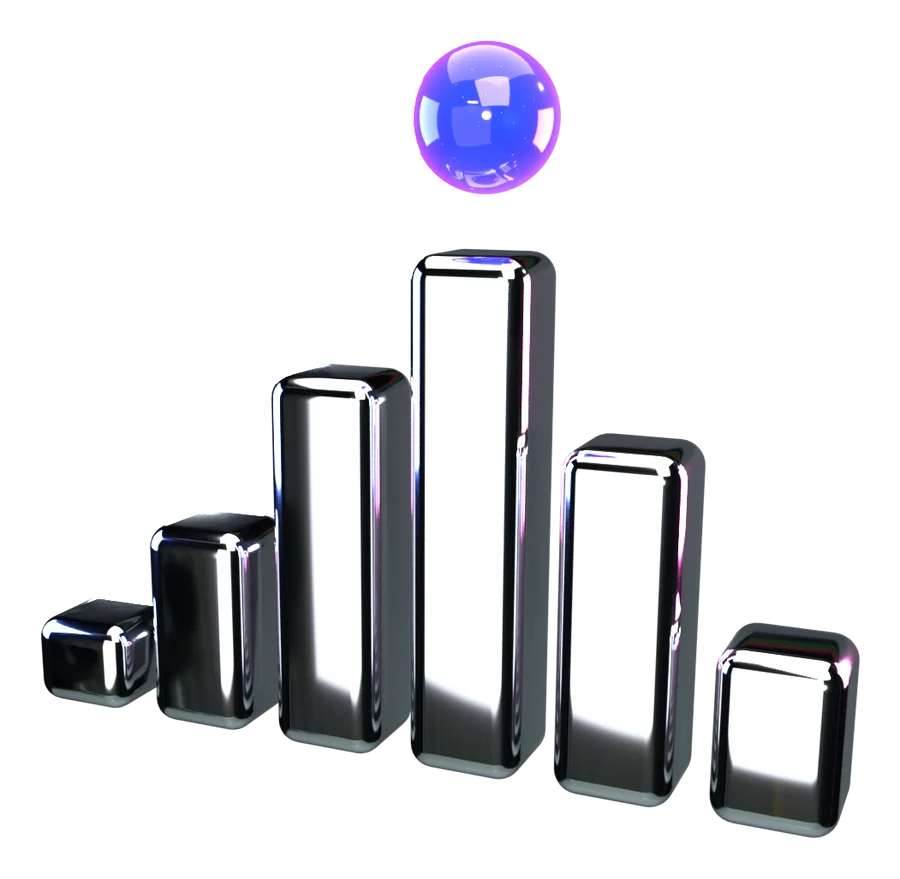
#> input picture src/course/art/course-descriptive.webp, 900 x 879 px
$ python to_webp.py ../../src/course/art/course-descriptive.webp ../../src/course/art/course-distributions.webp
#> lines starting #> are read from the running program, lines starting #| are printed output that depends on the picture
#> in main, image is the input picture: PIL image 900x879 RGBA; mean R, G, B, A 46.1, 46.3, 50.7, 81.8
"""PNG с прозрачностью → WebP (Pillow). Обрезает пустые прозрачные поля и уменьшает до нужной ширины.

python tools/render/to_webp.py <in.png> <out.webp> [--width 1000] [--no-trim] [--pad 0.05]
python tools/render/to_webp.py --frames <in_dir> <out_dir> --width 960   # кадры анимации без обрезки
"""
import argparse
import os

from PIL import Image


def trim(image, pad):
#> called with pad = 0.05
    box = image.getchannel('A').point(lambda a: 255 if a > 8 else 0).getbbox()
#> box = (41, 40, 860, 838)
    if not box:
        return image
    left, top, right, bottom = box
#> left = 41; top = 40; right = 860; bottom = 838
    margin = int(max(right - left, bottom - top) * pad)
#> margin = 40
    return image.crop((max(0, left - margin), max(0, top - margin),
                       min(image.width, right + margin), min(image.height, bottom + margin)))
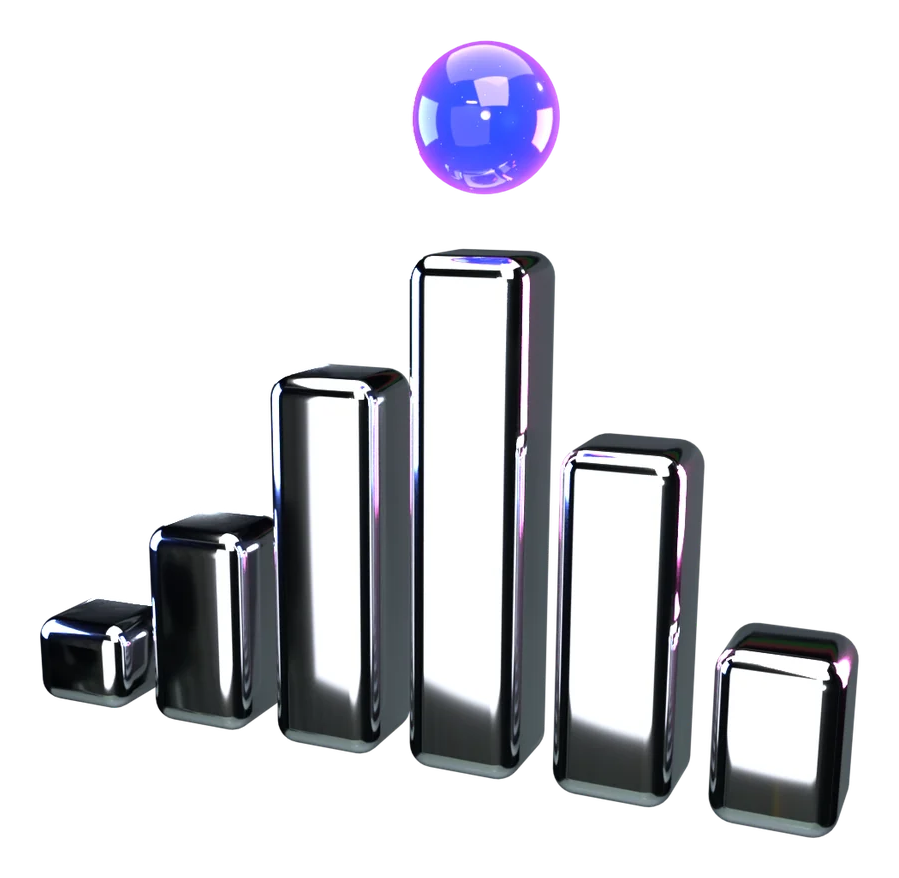
#> returned value: PIL image 899x878 RGBA; mean R, G, B, A 46.2, 46.4, 50.8, 81.9; transparent parts drawn white


def shrink(image, width):
    if width and image.width > width:
        image = image.resize((width, round(image.height * width / image.width)), Image.LANCZOS)
    return image


def main():
    parser = argparse.ArgumentParser()
    parser.add_argument('source')
    parser.add_argument('target')
    parser.add_argument('--width', type=int, default=0)
    parser.add_argument('--pad', type=float, default=0.05)
    parser.add_argument('--no-trim', action='store_true')
    parser.add_argument('--frames', action='store_true', help='source и target — папки с PNG-кадрами')
    args = parser.parse_args()
    if args.frames:
        os.makedirs(args.target, exist_ok=True)
        for name in sorted(os.listdir(args.source)):
            if name.endswith('.png'):
                shrink(Image.open(os.path.join(args.source, name)).convert('RGBA'), args.width).save(os.path.join(args.target, name))
        return
    image = Image.open(args.source).convert('RGBA')
    if not args.no_trim:
        image = trim(image, args.pad)
    image = shrink(image, args.width)
    image.save(args.target, 'WEBP', quality=86, method=6)
    print(args.target, image.size, os.path.getsize(args.target))
#| ../../src/course/art/course-distributions.webp (899, 878) 46476


if __name__ == '__main__':
    main()

$ run again, on src/course/art/hero.webp
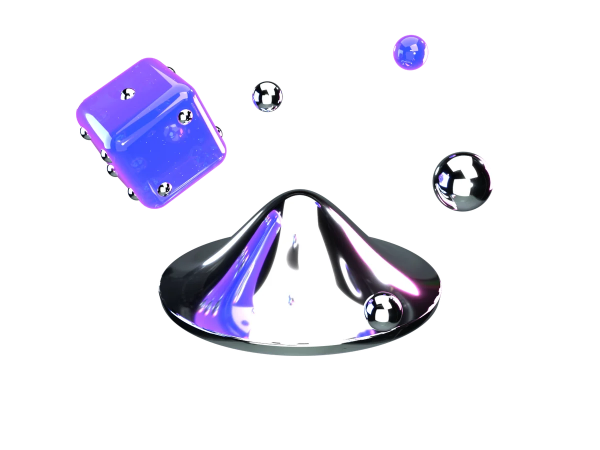
#> input picture src/course/art/hero.webp, 1200 x 900 px (shown at 1/2 size)
#> in main, image is the input picture: PIL image 1200x900 RGBA; mean R, G, B, A 28.8, 27.3, 38.4, 47.8
#> box = (152, 69, 988, 712)
#> left = 152; top = 69; right = 988; bottom = 712
#> margin = 41
#> in trim, `return image.crop((max(0, left - margin), max(0, top - margin), min(im..`:
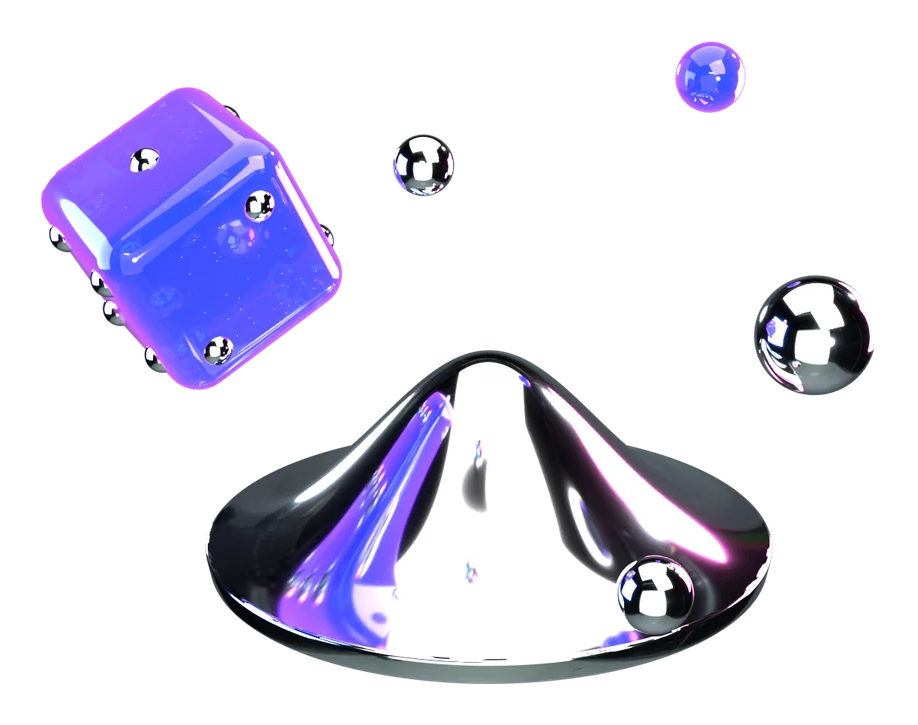
#> returned value: PIL image 918x725 RGBA; mean R, G, B, A 46.8, 44.4, 62.3, 77.5; transparent parts drawn white
#| ../../src/course/art/hero.webp (918, 725) 52860
